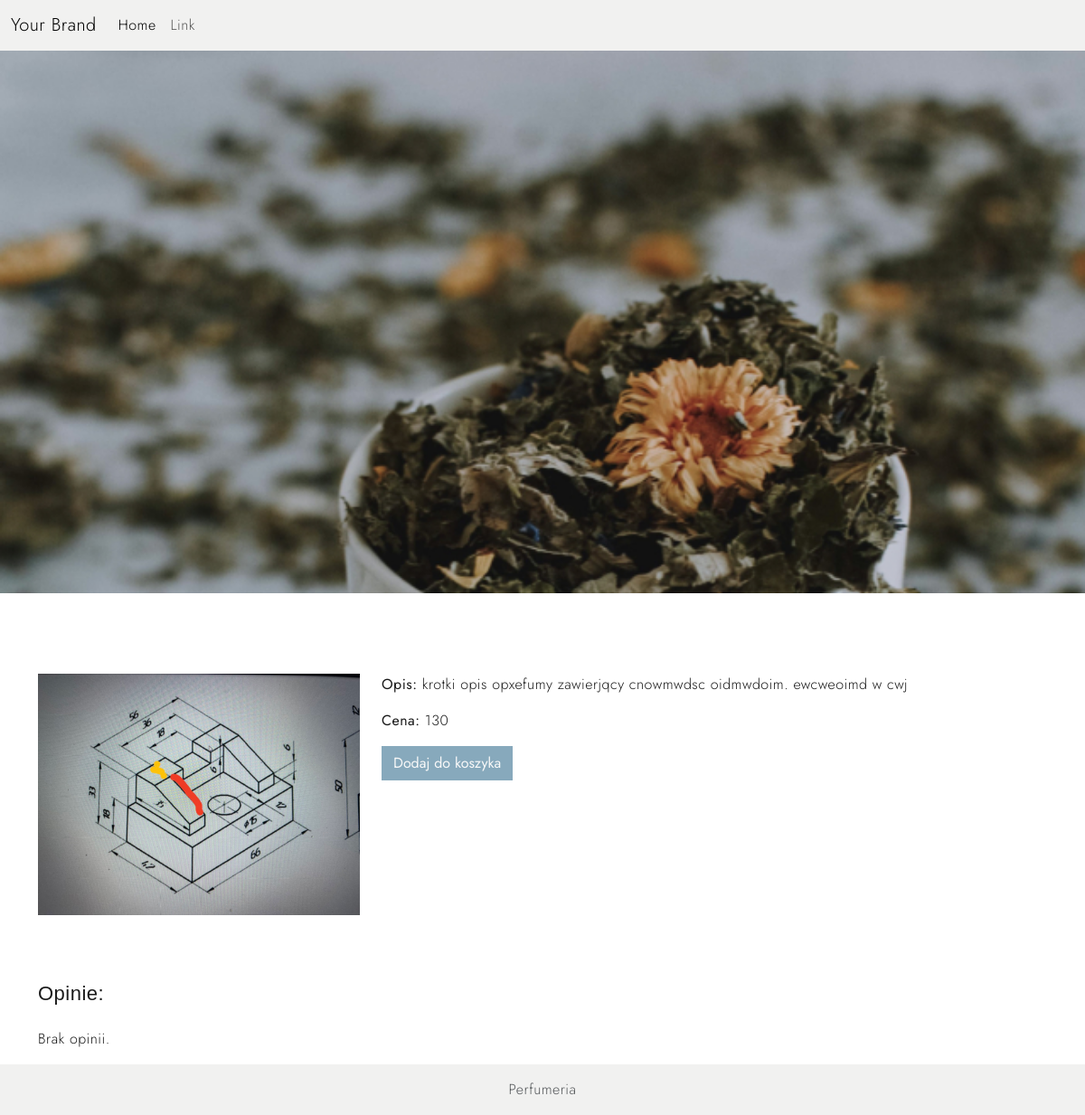
/product/1/, run on an earlier commit of the app's database.
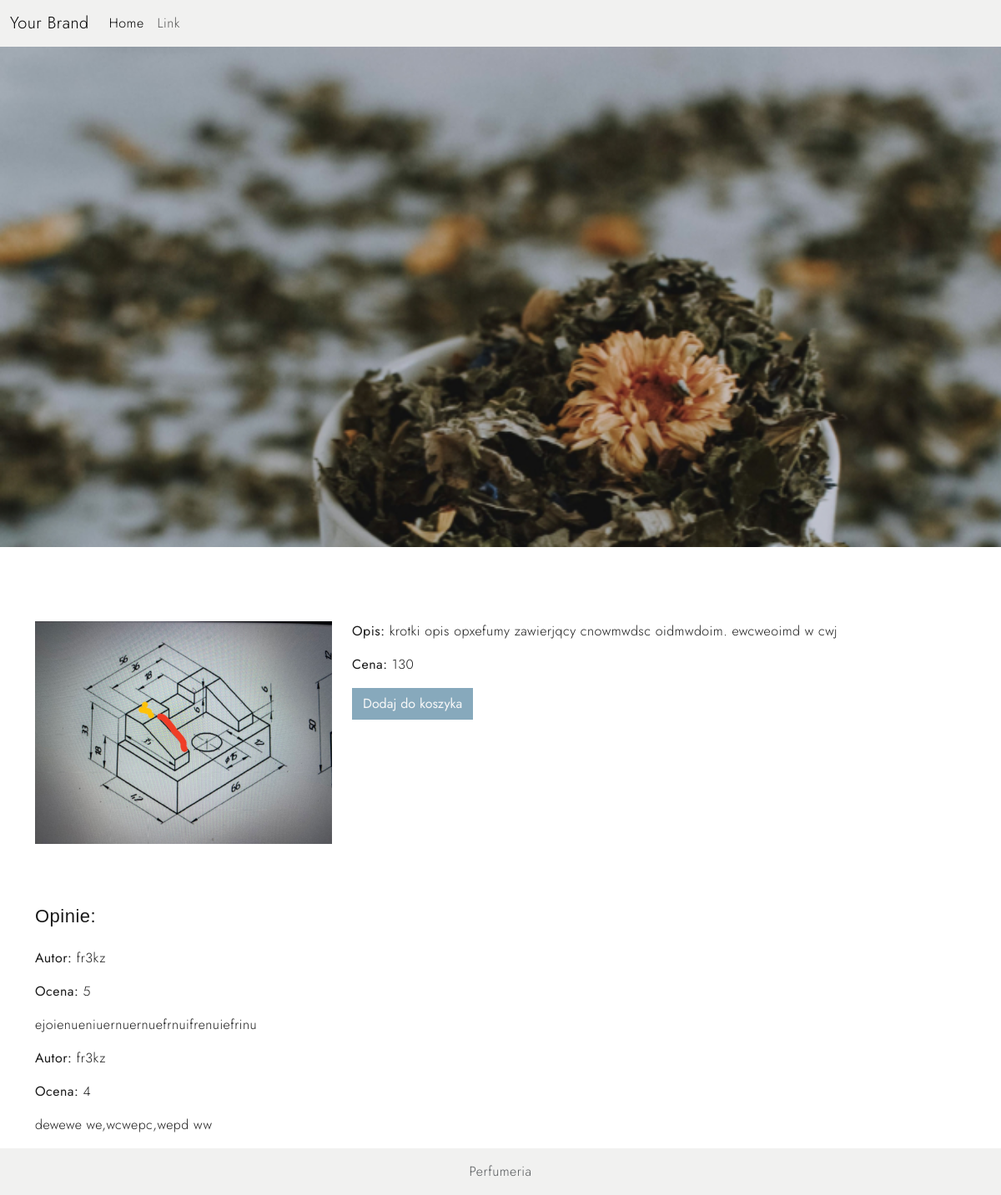
And on a later commit of the database.
### product/models.py (models this page shows)
class Product(models.Model):
    title = models.CharField(max_length=50)
    price = models.IntegerField()
    image = models.ImageField(upload_to="images/")
    description = models.TextField()
    is_featured = models.BooleanField(default=False)  # Dodane pole
    amount = models.IntegerField(default=1)

class Opinion(models.Model):
    author = models.ForeignKey(to=User, on_delete=models.CASCADE, default="")
    description = models.TextField(default="")
    rated = models.IntegerField(default=0)
    product = models.ForeignKey(to=Product, on_delete=models.CASCADE, default="")

### users/models.py (models this page shows)
class User(AbstractUser):
    address = models.CharField(max_length=50,default="")
    phone_number = models.IntegerField(default=0)
    USERNAME_FIELD = 'email'
    email = models.EmailField( unique=True)  # changes email to unique and blank to false
    REQUIRED_FIELDS = []  # removes email from REQUIRED_FIELDS

### product/views.py (the view)
# urls.py: path('product/<int:product_id>/',ProductView.as_view(), name='product_detail'),
class ProductView(View):
    def get(self, request, product_id):  # product_id zostaje jako argument URL
        product = Product.objects.get(id=product_id)
        context = {
            'product': product,
            'opinions': product.opinion_set.all()
        }
        return render(request, 'product/product_detail.html', context=context)

### templates/product/product_detail.html (shortened to what this page needs)
{% extends 'base.html' %}
{% load static  %}
{% block content %}
    <div class="background-container">
    <img src='{% static 'images/collection-item1.jpg' %}' class="full-width-img" alt="Perfume">
</div>
<div class="container mt-5">
    <div class="row">
        <div class="col">
        </div>
    </div>
    <div class="row mt-3">
        <div class="col-md-4">
            <img src="{{ product.image.url }}" class="img-fluid" alt="{{ product.name }}">
        </div>
        <div class="col-md-8">
            <div class="row">
                <div class="col">
                    <p><strong>Opis:</strong> {{ product.description }}</p>
                </div>
            </div>
            <div class="row">
                <div class="col">
                    <p><strong>Cena:</strong> {{ product.price }}</p>
                </div>
            </div>
            <div class="row">
                <div class="col">
                    <form action="{% url 'add_to_card' item_id=product.id %}" method="POST">
            <button type="submit" class="btn btn-primary">Dodaj do koszyka</button>
        </form>
                </div>
            </div>
        </div>
    </div>
</div>
    <div class="container mt-5">
    <div class="row">
                <div class="col">
                    <h3>Opinie:</h3>
                    {% if product.opinion_set.all %}
                        {% for opinion in product.opinion_set.all %}
                            <div>
                                <p><strong>Autor:</strong> {{ opinion.author.username }}</p>
                                <p><strong>Ocena:</strong> {{ opinion.rated }}</p>
                                <p>{{ opinion.description }}</p>
                            </div>
                        {% endfor %}
                    {% else %}
                        <p>Brak opinii.</p>
                    {% endif %}
                </div>
            </div>
    </div>
{% endblock %}

### templates/base.html (shortened to what this page needs)
{% load static %}
<!DOCTYPE html>
<html lang="pl">
<head>
    <link href="https://cdn.jsdelivr.net/npm/bootstrap@5.3.0-alpha3/dist/css/bootstrap.min.css" rel="stylesheet">
    <link rel="stylesheet" type="text/css" href="{% static 'css/vendor.css' %}">
    <link rel="stylesheet" type="text/css" href="{% static 'style.css' %}">
</head>
<body>
<nav class="navbar navbar-expand-lg navbar-light bg-light">
  <div class="container-fluid">
    <a class="navbar-brand" href="#">Your Brand</a>
    <div class="collapse navbar-collapse" id="navbarNav">
      <ul class="navbar-nav">
        <li class="nav-item">
          <a class="nav-link active" aria-current="page" href="#">Home</a>
        </li>
        <li class="nav-item">
          <a class="nav-link" href="#">Link</a>
        </li>
      </ul>
    </div>
  </div>
</nav>
    {% block content %}
    {% endblock %}
<footer class="footer py-3 bg-light">
    <div class="container text-center">
        <span class="text-muted">Perfumeria</span>
    </div>
</footer>
</body>
</html>

### templates/style.css (style rules this page uses)
body { --heading-font: "Playfair Display", Georgia, sans-serif; --heading-font-weight: 400; --heading-color: #E93E4B; --heading-line-height: 1.24; --swiper-theme-color: #A58C81; --swiper-pagination-color: #A58C81; --bs-body-font-family: "Jost", Arial, sans-serif; --bs-body-font-size: 16px; --bs-body-font-weight: 300; --bs-body-line-height: 1.5; --bs-body-color: #1A1A1A; --bs-body-color-rgb: 1.6, 1.6, 1.6; --bs-body-bg-rgb: 246, 244, 239; --bs-body-bg: #fff; --bs-primary: #87A9BC; --bs-secondary: #F6F4EF; --bs-black: #000; --bs-white: #fff; --bs-light: #f8f8f8; --bs-dark: #1A1A1A; --bs-gray: #989898; --bs-gray-100: #F2F2F2; --bs-gray-200: #EFEFEF; --bs-gray-300: #DCDAD4; --bs-gray-800: #3D3A38; --bs-primary-rgb: 135, 169, 188; --bs-secondary-rgb: 246, 244, 239; --bs-black-rgb: 17, 17, 17; --bs-light-rgb: 241, 241, 240; --bs-dark-rgb: 23, 29, 32; --bs-link-color: #87A9BC; --bs-link-color-rgb: 23, 29, 32; --bs-link-decoration: underline; --bs-link-hover-color: #87A9BC; --bs-link-hover-color-rgb: 135, 169, 188; --bs-accordion-active-color: #87A9BC; --bs-primary-text-emphasis: #87A9BC; }
body { letter-spacing: 0.03rem; }
h1, .h1, h2, .h2, h3, .h3, h4, .h4, h5, .h5, h6, .h6 { font-family: var(--heading-font); font-weight: var(--heading-font-weight); line-height: var(--heading-line-height); }
h1, h2, h3 { margin: 25px 0; }
h3, .h3 { font-size: 1.375rem; }
a { text-decoration: none; }
.container-fluid { max-width: 1800px; }
.btn { --bs-btn-border-radius: 0; }
.btn-primary { --bs-btn-color: var(--bs-light); --bs-btn-bg: var(--bs-primary); --bs-btn-border-color: var(--bs-primary); --bs-btn-hover-color: var(--bs-light); --bs-btn-hover-bg: var(--bs-dark); --bs-btn-hover-border-color: var(--bs-dark); --bs-btn-focus-shadow-rgb: 49, 132, 253; --bs-btn-active-color: var(--bs-light); --bs-btn-active-bg: var(--bs-dark); --bs-btn-active-border-color: var(--bs-dark); --bs-btn-active-shadow: inset 0 3px 5px rgba(0, 0, 0, 0.125); --bs-btn-disabled-color: var(--bs-light); --bs-btn-disabled-bg: var(--bs-primary); --bs-btn-disabled-border-color: var(--bs-primary); }

### templates/product/product_detail.html (style rules this page uses)
.background-container { width: 100%; height: 75vh; overflow: hidden; }
.full-width-img { width: 100%; height: auto; object-fit: cover; }
.col-md-4 img { width: 100%; height: auto; object-fit: cover; }

### templates/base.html (style rules this page uses)
.footer { width: 100%; flex-shrink: 0; }

What changed in the data, as far as the page shows it:
added Opinion: author.username "fr3kz", rated "5", description "ejoienueniuernuernuefrnuifrenuiefrinu"
added Opinion: author.username "fr3kz", rated "4", description "dewewe we,wcwepc,wepd ww"
Also different on the page:
text no longer shown: "Brak opinii."
